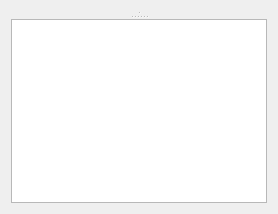
            <widget class="QWidget" name="tab_17">
             <attribute name="title">
              <string>Result</string>
             </attribute>
             <layout class="QVBoxLayout" name="verticalLayout_12">
              <item>
               <widget class="QSplitter" name="splitter_22">
                <property name="orientation">
                 <enum>Qt::Vertical</enum>
                </property>
                <widget class="QSplitter" name="splitter_21">
                 <property name="orientation">
                  <enum>Qt::Horizontal</enum>
                 </property>
                 <widget class="QWidget" name="plot_sim_res_throughput" native="true">
                  <property name="sizePolicy">
                   <sizepolicy hsizetype="MinimumExpanding" vsizetype="MinimumExpanding">
                    <horstretch>0</horstretch>
                    <verstretch>0</verstretch>
                   </sizepolicy>
                  </property>
                 </widget>
                 <widget class="QWidget" name="plot_sim_res_hit_ratio" native="true"/>
                </widget>
                <widget class="QPlainTextEdit" name="txt_sim_result">
                 <property name="maximumSize">
                  <size>
                   <width>16777215</width>
                   <height>200</height>
                  </size>
                 </property>
                </widget>
               </widget>
              </item>
             </layout>
            </widget>
